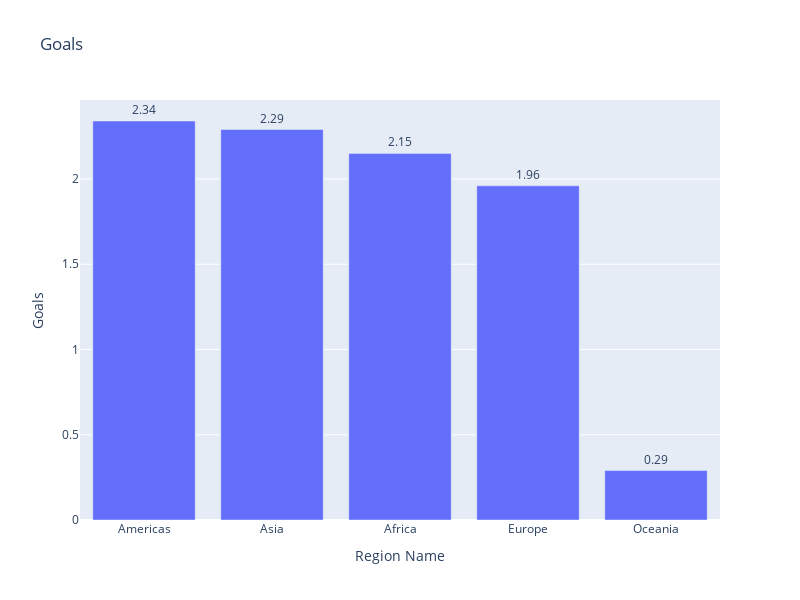

Write notebook code for a chart like this one.
### Code cell
forward_metrics = ['Goals', 'SoT%', 'Assists', 'AerWon%']
df_group_forward = df_all_forward.groupby('Region Name', as_index=False)[forward_metrics].mean()
for metrics in forward_metrics:
    df_group_forward[metrics] = round(df_group_forward[metrics], 2)
    fig = px.bar(df_group_forward.sort_values(by = metrics, ascending = False), 
                 x="Region Name", 
                 y=metrics, 
                 barmode="group", 
                 title = metrics, 
                 width=800, 
                 height=600,
                 text= metrics)
    fig.update_traces(textposition="outside")
    fig.show()

### Figure 1 — Plotly figure (JSON) as saved in the notebook; plotly's stock layout.template omitted (floating-point values rounded to 4 significant figures)
{"data": [{"alignmentgroup": "True", "hovertemplate": "Region Name=%{x}<br>Goals=%{text}<extra></extra>", "legendgroup": "", "marker": {"color": "#636efa", "pattern": {"shape": ""}}, "name": "", "offsetgroup": "", "orientation": "v", "showlegend": false, "text": [2.34, 2.29, 2.15, 1.96, 0.29], "textposition": "outside", "type": "bar", "x": ["Americas", "Asia", "Africa", "Europe", "Oceania"], "xaxis": "x", "y": [2.34, 2.29, 2.15, 1.96, 0.29], "yaxis": "y"}], "layout": {"barmode": "group", "height": 600, "legend": {"tracegroupgap": 0}, "title": {"text": "Goals"}, "width": 800, "xaxis": {"anchor": "y", "domain": [0, 1], "title": {"text": "Region Name"}}, "yaxis": {"anchor": "x", "domain": [0, 1], "title": {"text": "Goals"}}}}
